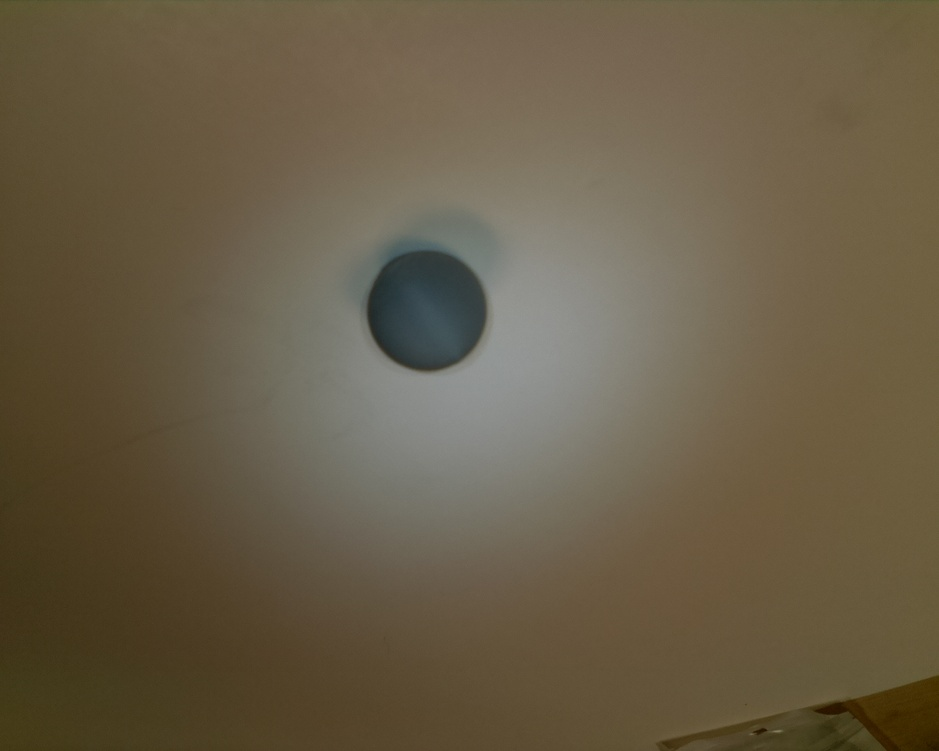
#> input picture Pi/test.jpg, 939 x 751 px, shrunk from 1280 x 1024 before the run
$ python -i ball_tracking.py   (imports and definitions only)   (Python 2 division)
#> lines starting #> are read from the running program, lines starting #| are printed output that depends on the picture; after the words box and inside, x2 and y2 are one past the last pixel; in counts of white or black regions, pixels touching at a corner belong together; long printed decimals are rounded
#> further down, picture is the input picture: shape (751, 939, 3); mean B, G, R 70.5, 92.8, 104.7
# USAGE
# python ball_tracking.py --video ball_tracking_example.mp4
# python ball_tracking.py

# import the necessary packages
from collections import deque
import numpy as np
import argparse
import imutils
import cv2
from picamera.array import PiRGBArray
from picamera import PiCamera
import time


# define the lower and upper boundaries of the "green"
# ball in the HSV color space, then initialize the
# list of tracked points

blackLower = (24, 0, 37)
blackUpper = (124, 167, 145)
'''
camera = PiCamera()
camera.resolution = (800, 600)
camera.framerate = 60
rawCapture = PiRGBArray(camera, size=(800, 600))
time.sleep(1.0)
'''

def ball_tracking(frame):


    #frame=frame.array

    blurred = cv2.GaussianBlur(frame, (11, 11), 0)
    hsv = cv2.cvtColor(frame, cv2.COLOR_BGR2HSV)
#> hsv: shape (751, 939, 3); mean H, S, V 22.4, 90.1, 105.1

	# construct a mask for the color "green", then perform
	# a series of dilations and erosions to remove any small
	# blobs left in the mask
    mask = cv2.inRange(hsv, blackLower, blackUpper)
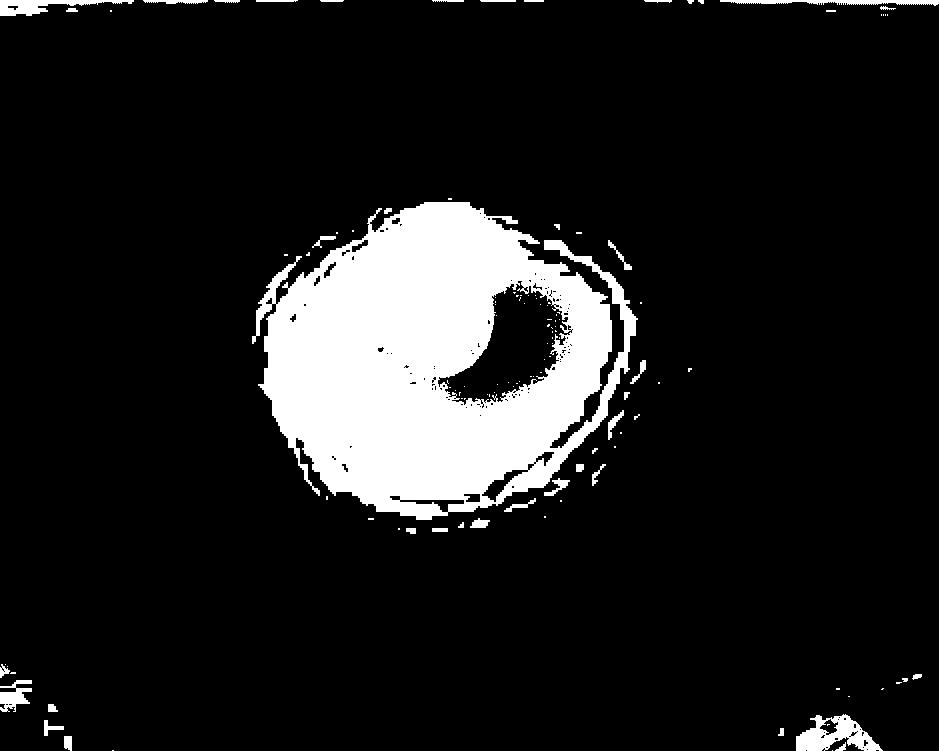
#> mask: shape (751, 939); 11.6% white; 123 white regions (82 under 20 px), largest, box (x1, y1, x2, y2) and area: (252, 202, 638, 520) 74962, (796, 714, 883, 751) 1674, (0, 0, 134, 16) 973
    mask = cv2.erode(mask, None, iterations=2)
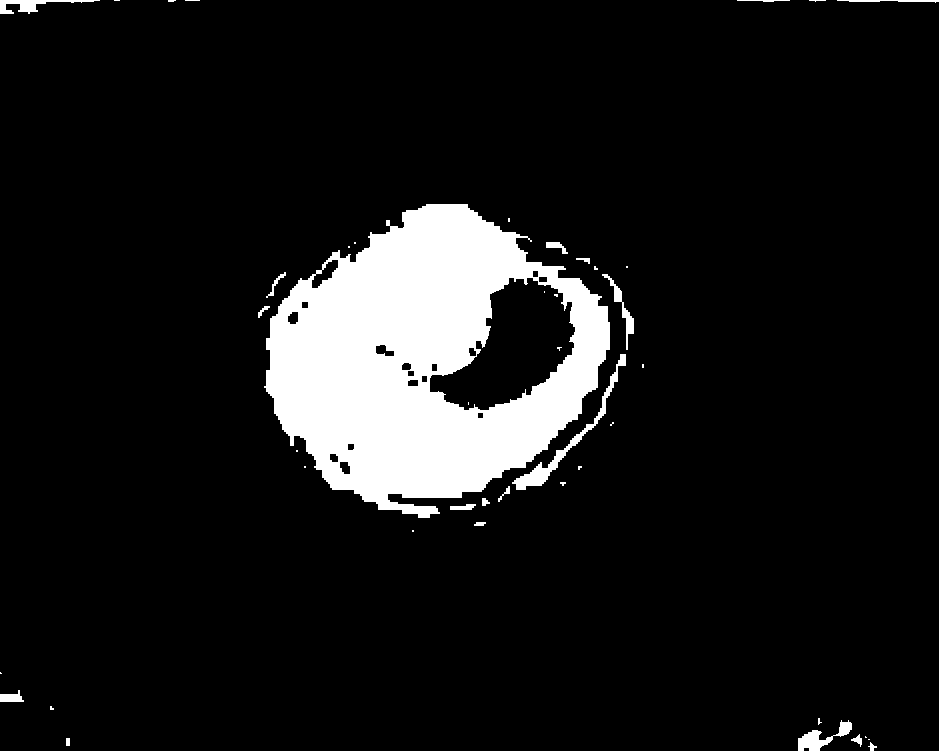
#> mask: shape (751, 939); 9.4% white; 44 white regions (25 under 20 px), largest, box (x1, y1, x2, y2) and area: (264, 204, 610, 518) 62348, (512, 354, 626, 490) 1304, (798, 720, 852, 751) 622
    mask = cv2.dilate(mask, None, iterations=2)
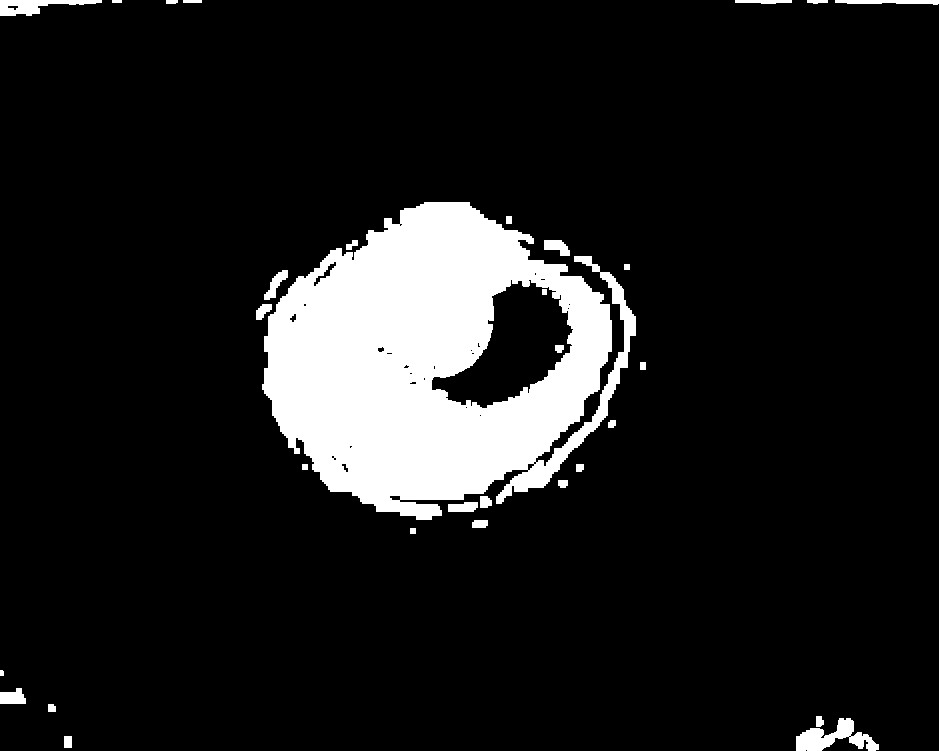
#> mask: shape (751, 939); 10.9% white; 31 white regions

	# find contours in the mask and initialize the current
	# (x, y) center of the ball
    cnts = cv2.findContours(mask.copy(), cv2.RETR_EXTERNAL,cv2.CHAIN_APPROX_SIMPLE)[-2]
#> cnts = 29 contours, 2 with area under 20; largest, box (x1, y1, x2, y2) and area: (262, 202, 636, 520) 79768, (796, 718, 879, 751) 1200, (0, 0, 102, 16) 752, (835, 0, 939, 5) 288, (0, 688, 26, 704) 280
    center = None

	# only proceed if at least one contour was found
    if len(cnts) > 0:
		# find the largest contour in the mask, then use
		# it to compute the minimum enclosing circle and
		# centroid
        c = max(cnts, key=cv2.contourArea)
#> c = contour of 851 points, box (x1, y1, x2, y2) (262, 202, 636, 520), area 79768
        ((x, y), radius) = cv2.minEnclosingCircle(c)
#> x = 448.5; y = 352.5; radius = 190
        M = cv2.moments(c)
#> M = moments, m00 79767.5, centre m10/m00, m01/m00 = (438.2, 360.6)
        center = (int(M["m10"] / M["m00"]), int(M["m01"] / M["m00"]))
#> center = (438, 360)

		# only proceed if the radius meets a minimum size
        if radius > 5:
			# draw the circle and centroid on the frame
            print '---------------------------'
            print 'ball detected'
            print 'y-axis:',center[1]
#| y-axis: 360
            print 'x-axis:',center[0]
#| x-axis: 438
            print 'radius is' ,radius
#| radius is 190.038
            cv2.circle(frame, (int(x), int(y)), int(radius),	(0, 255, 255), 2)
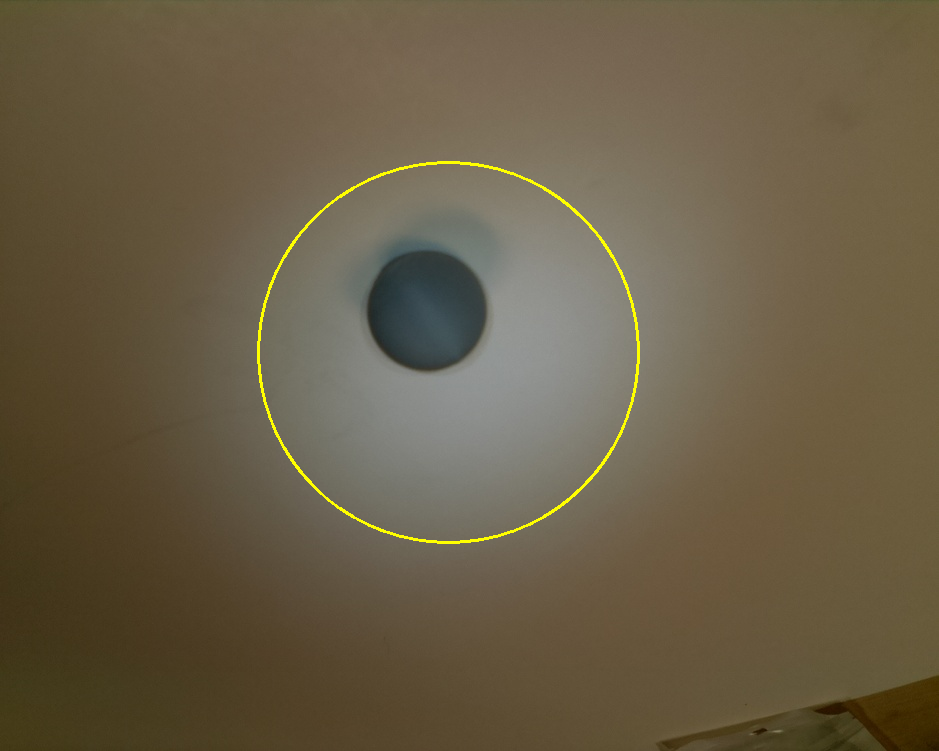
#> frame: shape (751, 939, 3); 0.5% of pixels changed, all inside (x1, y1, x2, y2) = (257, 161, 640, 544)

            cv2.circle(frame, center, 5, (0, 0, 255), -1)
#> frame: shape (751, 939, 3); 0.01% of pixels changed, all inside (x1, y1, x2, y2) = (433, 355, 444, 366)

	# update the points queue
    else :
                print '---------------------------'
                print 'not detected'

    return center[1], center[0], radius

>>> import cv2
>>> picture = cv2.imread('test.jpg')
>>> result = ball_tracking(picture)
#> result = (360, 438, 190)
